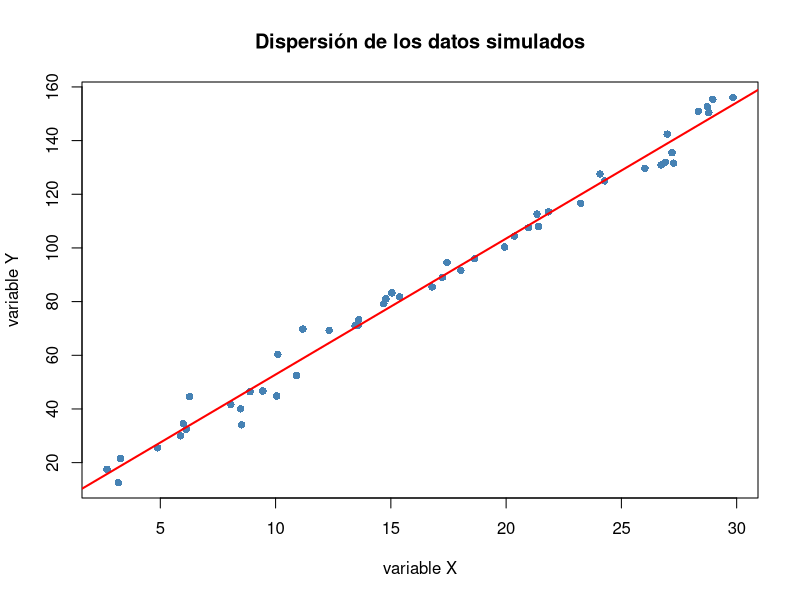
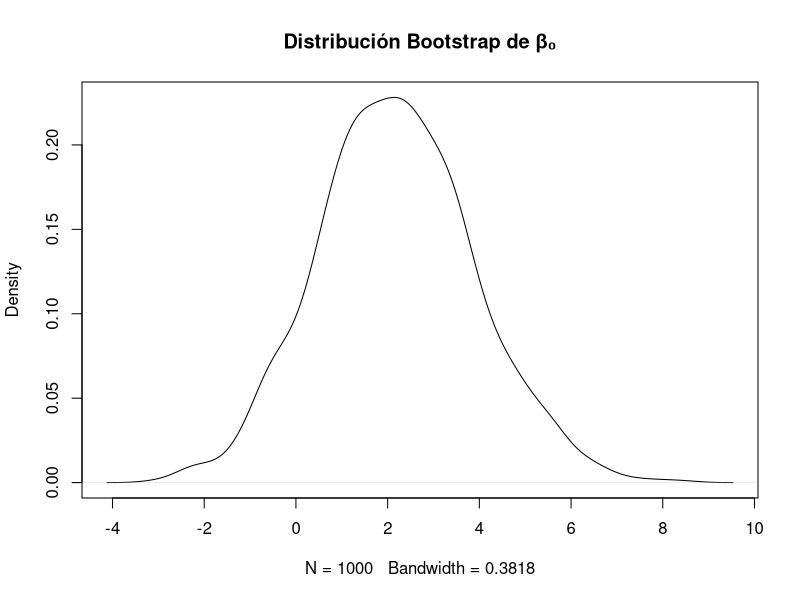
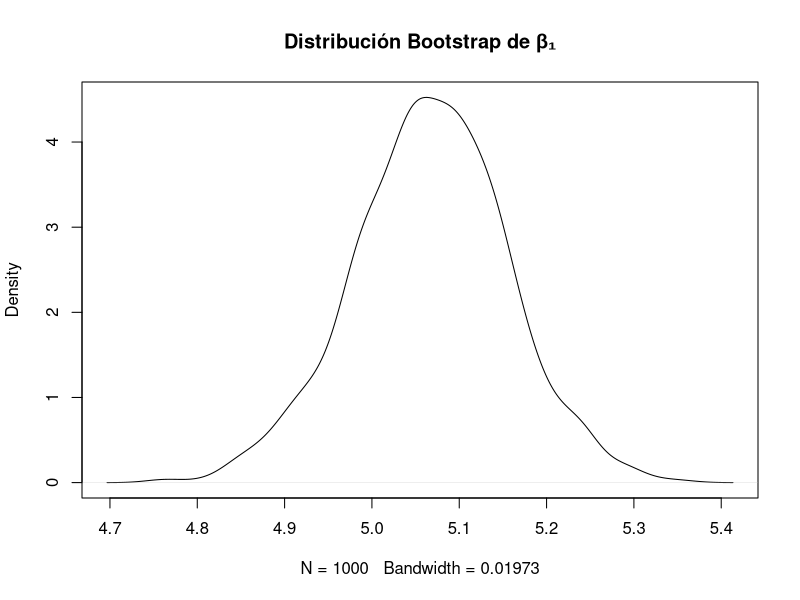
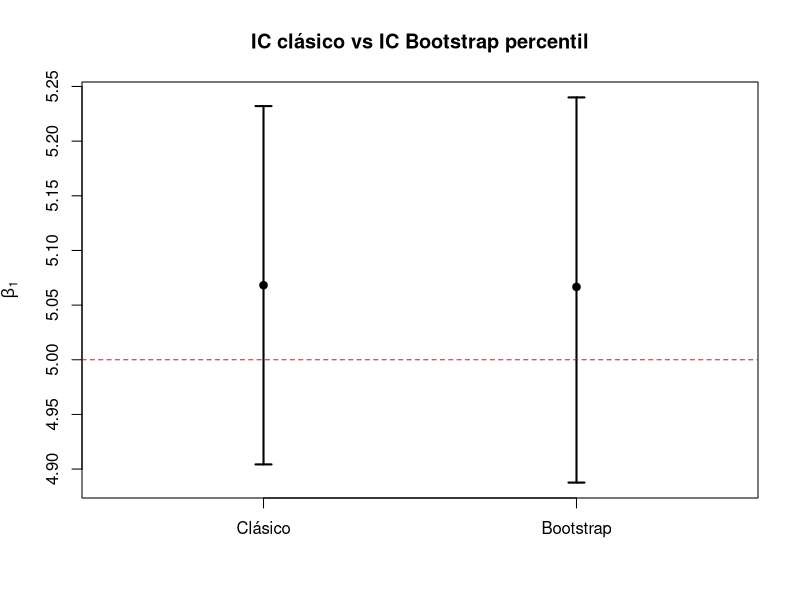
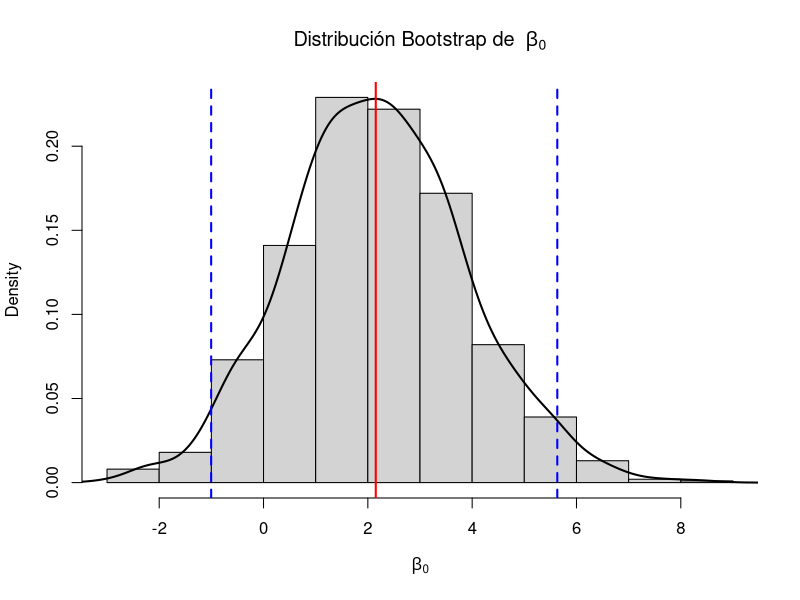
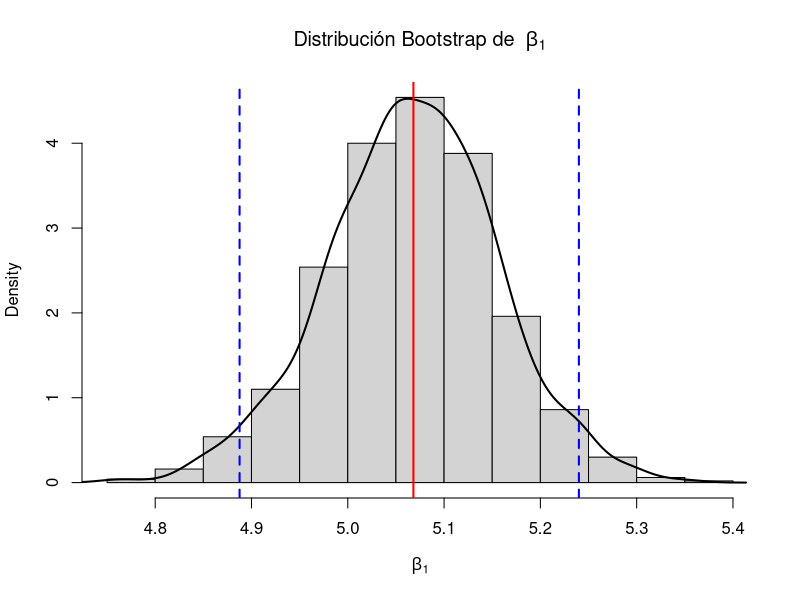
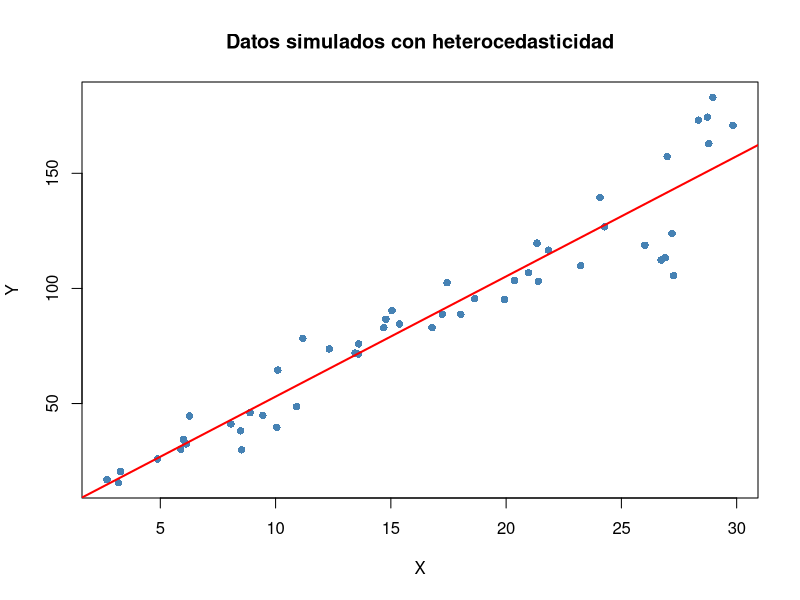
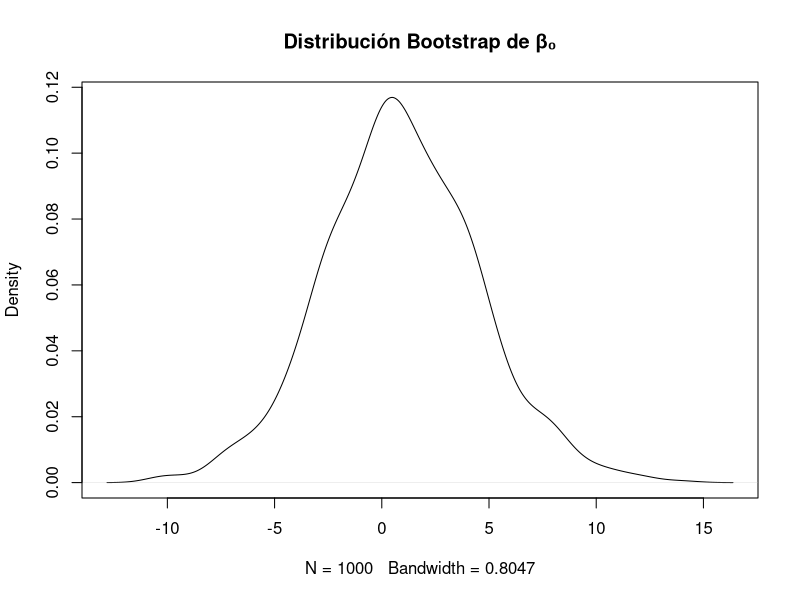

The R source for these figures, in order: (Note: this script raises an error after producing the figures.)

# SIMULACIÓN BOOTSTRAP EN REGRESIÓN LINEAL SIMPLE
# Modelo: Y = 3 + 5X + error
# ================================================


set.seed(123)

# --- Datos ---
n <- 50
x <- runif(n, min = 2, max = 30)
y <- 3 + 5*x + rnorm(n, mean = 0, sd = 5)


data <- data.frame(x, y)
View(data)


# --- Modelo clásico ---
ajuste <- lm(y ~ x, data = data)

# --- errores estandar ---
summary(ajuste)

# --- IC clásico ---

confint(ajuste)


plot(x, y, main = "Dispersión de los datos simulados",
     xlab = "variable X",
     ylab ="variable Y",
     col ="steelblue", pch =16)
abline(ajuste, col ="red", lwd =2)



# --- Bootstrap por pares ---
beta0 <- c()
beta1 <- c()
B <- 1000

for(i in 1:B){
  indices     <- sample(1:n, n, replace = TRUE)
  muestraBOOT <- data[indices, ]
  ajusteBOOT  <- lm(y ~ x, data = muestraBOOT)
  beta0[i]    <- ajusteBOOT$coefficients[1]
  beta1[i]    <- ajusteBOOT$coefficients[2]
}



# --- Distribuciones Bootstrap ---
plot(density(beta0), main = "Distribución Bootstrap de β₀")
plot(density(beta1), main = "Distribución Bootstrap de β₁")

# --- Promedios ---
beta0BOOT <- mean(beta0)
beta1BOOT <- mean(beta1)

# --- errores estandar Bootstrap ---
cat("Error estándar Bootstrap β₀:", round(sd(beta0), 4), "\n")
cat("Error estándar Bootstrap β₁:", round(sd(beta1), 4), "\n")


# --- Intervalos de confianza Bootstrap version percentil ---
ic_beta0 <- quantile(beta0, c(0.025, 0.975))
ic_beta1 <- quantile(beta1, c(0.025, 0.975))



# Versión normal Bootstrap (la de tu PDF)
ic_normal0 <- mean(beta0) + c(-1, 1) * 1.96 * sd(beta0)
ic_normal1 <- mean(beta1) + c(-1, 1) * 1.96 * sd(beta1)

# --- resultados ---
cat("IC Bootstrap percentil:", round(ic_beta0, 4), "\n")
cat("IC Bootstrap percentil:", round(ic_beta1, 4), "\n")

cat("IC Bootstrap normal:   ", round(ic_normal0, 4), "\n")
cat("IC Bootstrap normal:   ", round(ic_normal1, 4), "\n")


cat("β₀ verdadero: 3.0000\n")
cat("β₀ clásico: ", round(coef(ajuste)[1], 4), "\n")
cat("β₀ Bootstrap: ", round(beta0BOOT, 4), "\n\n")

cat("β₁ verdadero: 5.0000\n")
cat("β₁ clásico: ", round(coef(ajuste)[2], 4), "\n")
cat("β₁ Bootstrap:  ", round(beta1BOOT, 4), "\n\n")






# Comparación IC clásico vs Bootstrap percentil para β1

plot(c(1,2),
     c(coef(ajuste)[2], beta1BOOT),
     xlim = c(0.5, 2.5),
     ylim = range(confint(ajuste)[2,], ic_beta1),
     xaxt = "n",
     pch = 19,
     xlab = "",
     ylab = expression(beta[1]),
     main = "IC clásico vs IC Bootstrap percentil")

axis(1, at = c(1,2),
     labels = c("Clásico", "Bootstrap"))

arrows(1,
       confint(ajuste)[2,1],
       1,
       confint(ajuste)[2,2],
       angle = 90,
       code = 3,
       length = 0.08,
       lwd = 2)

arrows(2,
       ic_beta1[1],
       2,
       ic_beta1[2],
       angle = 90,
       code = 3,
       length = 0.08,
       lwd = 2)

abline(h = 5, col = "red", lty = 2)



# --- Distribuciones Bootstrap ---

hist(beta0,
     probability = TRUE,
     main = expression("Distribución Bootstrap de " ~ beta[0]),
     xlab = expression(beta[0]))

lines(density(beta0), lwd = 2)

abline(v = coef(ajuste)[1], col = "red", lwd = 2)
abline(v = ic_beta0, col = "blue", lwd = 2, lty = 2)



hist(beta1,
     probability = TRUE,
     main = expression("Distribución Bootstrap de " ~ beta[1]),
     xlab = expression(beta[1]))

lines(density(beta1), lwd = 2)

abline(v = coef(ajuste)[2], col = "red", lwd = 2)
abline(v = ic_beta1, col = "blue", lwd = 2, lty = 2)











# SIMULACIÓN BOOTSTRAP EN REGRESIÓN LINEAL SIMPLE
# Escenario 2: Heterocedasticidad
# Modelo: Y = 3 + 5X + error (varianza no constante)
# ================================================

set.seed(123)

# --- Datos con heterocedasticidad ---
n <- 50
x2 <- runif(n, min = 2, max = 30)
y2 <- 3 + 5*x2 + rnorm(n, mean = 0, sd = 0.8*x2)
# la varianza crece con X: sd = 0.5*x

data2 <- data.frame(x2, y2)

# --- Modelo clásico ---
ajuste2 <- lm(y2 ~ x2, data = data2)

# --- Errores estándar ---
summary(ajuste2)

# --- IC clásico ---
confint(ajuste2)



plot(x2, y2,main = "Datos simulados con heterocedasticidad",
     xlab = "X",
     ylab = "Y",
     pch = 16,
     col = "steelblue")

abline(ajuste2,col = "red",lwd = 2)


# --- Bootstrap por pares ---
beta0_2 <- c()
beta1_2 <- c()
B <- 1000

for(i in 1:B){
  indices      <- sample(1:n, n, replace = TRUE)
  muestraBOOT2 <- data2[indices, ]
  ajusteBOOT2  <- lm(y2 ~ x2, data = muestraBOOT2)
  beta0_2[i]   <- ajusteBOOT2$coefficients[1]
  beta1_2[i]   <- ajusteBOOT2$coefficients[2]
}

# --- Distribuciones Bootstrap ---
plot(density(beta0_2), main = "Distribución Bootstrap de β₀")
plot(density(beta1_2), main = "Distribución Bootstrap de β₁")

# --- Promedios ---
beta0BOOT2 <- mean(beta0_2)
beta1BOOT2 <- mean(beta1_2)

# --- Errores estándar Bootstrap ---
cat("Error estándar Bootstrap β₀:", round(sd(beta0_2), 4), "\n")
cat("Error estándar Bootstrap β₁:", round(sd(beta1_2), 4), "\n")

# --- Intervalos de confianza Bootstrap versión percentil ---
ic_beta0_2 <- quantile(beta0_2, c(0.025, 0.975))
ic_beta1_2 <- quantile(beta1_2, c(0.025, 0.975))

# --- Versión normal Bootstrap ---
ic_normal0_2 <- mean(beta0_2) + c(-1, 1) * 1.96 * sd(beta0_2)
ic_normal1_2 <- mean(beta1_2) + c(-1, 1) * 1.96 * sd(beta1_2)

# --- Resultados ---
cat("IC Bootstrap percentil β₀:", round(ic_beta0_2, 4), "\n")
cat("IC Bootstrap percentil β₁:", round(ic_beta1_2, 4), "\n")
cat("IC Bootstrap normal    β₀:", round(ic_normal0_2, 4), "\n")
cat("IC Bootstrap normal    β₁:", round(ic_normal1_2, 4), "\n")


cat("β₀ verdadero:  3.0000\n")
cat("β₀ clásico: ", round(coef(ajuste2)[1], 4), "\n")
cat("β₀ Bootstrap: ", round(beta0BOOT2, 4), "\n\n")

cat("β₁ verdadero: 5.0000\n")
cat("β₁ clásico:", round(coef(ajuste2)[2], 4), "\n")
cat("β₁ Bootstrap:", round(beta1BOOT2, 4), "\n\n")



hist(beta1_2,
     breaks = 30,
     probability = TRUE,
     col = "#F4A261",
     border = "white",
     main = expression(paste("Distribución Bootstrap de ", beta[1])),
     xlab = expression(hat(beta)[1]))

lines(density(beta1_2),
      lwd = 2)

abline(v = coef(ajuste2)[2],
       col = "red",
       lwd = 3)

abline(v = ic_beta1_2[1],
       col = "blue",
       lty = 2,
       lwd = 2)

abline(v = ic_beta1_2[2],
       col = "blue",
       lty = 2,
       lwd = 2)



ic_clasico <- confint(ajuste2)[2, ]

plot(c(1,2),
     c(coef(ajuste2)[2],
       mean(beta1_2)),
     ylim = range(c(ic_clasico,
                    ic_beta1_2)),
     pch = 16,
     xaxt = "n",
     xlab = "",
     ylab = expression(beta[1]),
     main = "IC clásico vs IC Bootstrap")

axis(1,
     at = c(1,2),
     labels = c("Clásico",
                "Bootstrap"))

arrows(1,
       ic_clasico[1],
       1,
       ic_clasico[2],
       angle = 90,
       code = 3,
       length = 0.08)

arrows(2,
       ic_beta1_2[1],
       2,
       ic_beta1_2[2],
       angle = 90,
       code = 3,
       length = 0.08)

abline(h = 5,
       col = "red",
       lty = 2)



holaaaa
